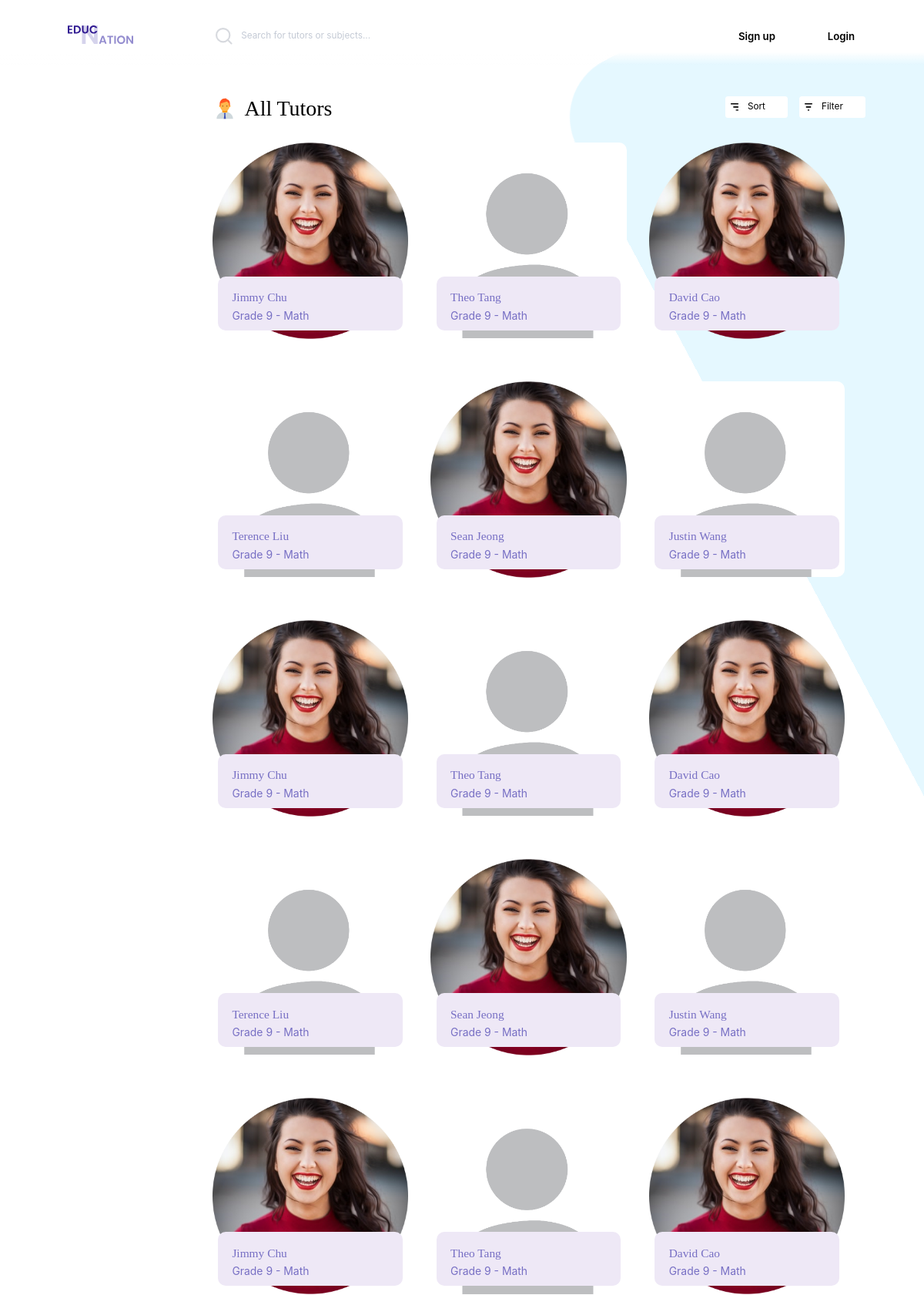
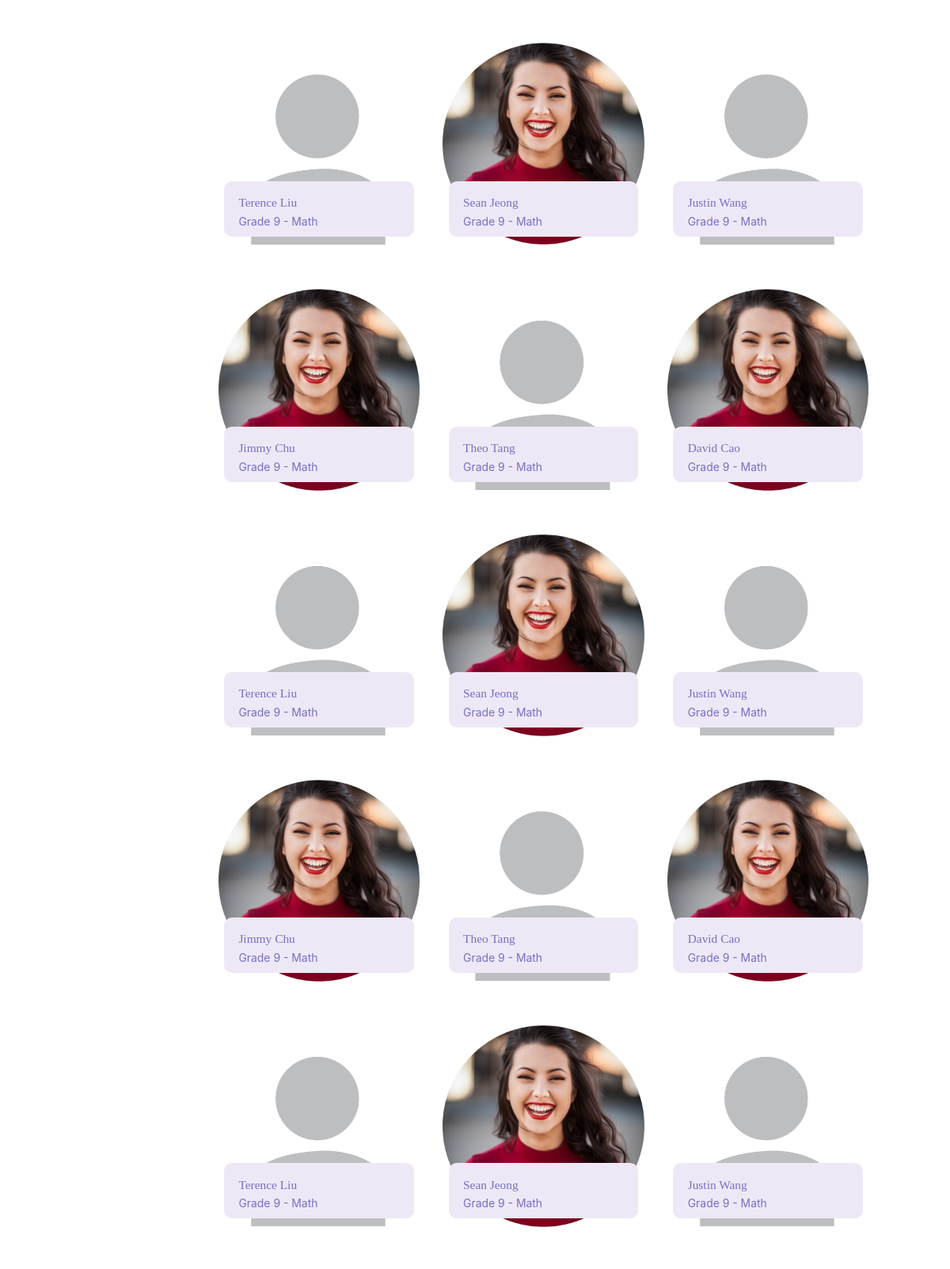
Screenshot of /tutors-listing.php (upper part) with the database file from the repository (2 pictures, top to bottom).
### tables this page shows
CREATE TABLE `tutor` (
  `tutor_id` int(11) NOT NULL,
  `balance` decimal(8,2) DEFAULT NULL,
  `bio` mediumtext DEFAULT NULL
);

CREATE TABLE `member` (
  `m_id` int(11) NOT NULL,
  `fname` char(30) DEFAULT NULL,
  `email` varchar(255) DEFAULT NULL,
  `password` char(128) DEFAULT NULL,
  `profile_address` varchar(260) DEFAULT NULL,
  `lname` char(30) DEFAULT NULL
);

### tutors-listing.php (the view, shortened to what this page needs)
<!DOCTYPE html>
<html lang="en" dir="ltr">
  <head>
    <link rel="stylesheet" href="css/normalize.css">
    <link rel="stylesheet" href="css/style.css">
    <link rel="stylesheet" href="css/fonts.css">
    <link rel="stylesheet" href="css/tutorListing.css">
    <link rel="stylesheet" href="https://code.jquery.com/ui/1.12.1/themes/base/jquery-ui.css">
  </head>
  <body>
    <div class="body-wrapper">
      <div class="top-nav">
        <div class="top-nav-item logo">
          <a href="index.php"><img src="img/Logo.svg" alt="Logo image"></a>
        </div>
        <div class="top-nav-item">
          <div class="searchbar">
              <button type="submit" name="search" aria-label="search-button"></button>
              <input type="search" name="search" aria-label="search" placeholder="Search for tutors or subjects...">
          </div>
        </div>
        <div class="top-nav-item account-section" id='not-login'>
          <div class="top-nav-item">
            <a href="sign-up.php">Sign up</a>
          </div>
          <div class="top-nav-item">
            <a href="login.php">Login</a>
          </div>
        </div>
      </div>
      <section class="tutor-list">
        <div class="list-title">
          <div class="list-title-item">
            <p class="title-with-icon heading-1 icon-tutors">All Tutors</p>
          </div>
          <div class="list-title-item">
            <div class="dropdown">
              <button class="dropbtn">
                <img src="img/Tutors_Sort.svg" alt="sort icon">
                Sort
              </button>
            </div>
            <div class="dropdown">
              <button class="dropbtn" id="adjust-filter">
                <img src="img/Tutors_Filter.svg" alt="filter icon">
                Filter
              </button>
            </div>
          </div>
        </div>
        <div class="list-contents">
          <div class="cards-wrapper">
            <?php
            $connection = mysqli_connect("localhost", "root", "", "terence_liu");
            $tutorList = mysqli_query($connection, "SELECT member.fname, member.lname, tutor.tutor_id, member.profile_address
                                                    FROM tutor INNER JOIN member ON tutor.tutor_id = member.m_id");
            while ($row = mysqli_fetch_array($tutorList))
            {
              $profileImage = $row['profile_address'];
              if ($profileImage == null) {
                $profileImage = "img/member/default.jpg";
              }
              $tutorfame = $row['fname'];
              $tutorlame = $row['lname'];
              $tutorID = $row['tutor_id'];
              $url = "tutor-detail.php";
              $query = parse_url($url, PHP_URL_QUERY);
              if ($query) {
                  $url .= "&tutor_id=" . $tutorID;
              } else {
                  $url .= "?tutor_id=" . $tutorID;
              }
              echo "<a href='$url' class='card-container'>";
              echo "<img src='$profileImage' alt='$tutorfame Profile Picture'>";
              echo "<div class='info-wrapper'>";
              echo "<div class='card-info'>";
              echo "<p class='heading-4'>$tutorfame $tutorlame</p>";
              echo "<p class='body-text tutor-spec'>Grade 9 - Math</p>";
              echo "</div>";
              echo "</div>";
              echo "</a>";
            }
             ?>
          </div>
        </div>
      </section>
    </div>
  </body>
</html>

### css/style.css (style rules this page uses)
* { box-sizing: border-box !important; font-size: 11pt; }
img { width: auto; max-width: 100%; height: auto; object-fit: cover; }
.heading-1 { font-family: Poppins; color: #000000; font-size: 1.9rem; margin-block-start: 0; }
.heading-4 { font-family: Poppins; color: #776FC4; font-size: 1.05rem; }
.body-text { font-family: SF Pro Display; color: #000000; font-size: .95rem; }
.body-wrapper { width: 100%; position: relative; }
.title-with-icon { padding-left: 1.5em; }
.top-nav { width: 100vw; height: auto; padding: 2.2em 6em 1.5em; display: -webkit-flex; display: -ms-flex; display: flex; justify-content: space-between; align-items: center; font-family: SF Pro Display; z-index: 99; position: fixed; background: linear-gradient(180deg, white 80%, rgba(0, 0, 0, 0)); }
.top-nav-item { flex: 1 1 auto; }
.top-nav>.logo { margin-right: 7em; }
.top-nav>.logo img { width: 5.8em; }
.searchbar { text-align: center; display: -webkit-flex; display: -ms-flex; display: flex; align-items: center; }
.searchbar input[type=search] { flex: 99 1 auto; padding: 0.5rem; font-size: .8rem; min-width: 12rem; border: none; border-bottom: 2px solid rgba(0, 0, 0, 0); transition-duration: .2s; transition-property: border-bottom; color: #C4CAD5; }
.searchbar ::placeholder { color: #C4CAD5; opacity: 1; }
.searchbar button { flex: 1 1 auto; width: 1.8em; height: 1.5em; background-color: rgba(0, 0, 0, 0); background-image: url("../img/Search.svg"); background-repeat: no-repeat; background-size: contain; border: none; opacity: 0.5; transition-duration: .5s; transition-property: opacity; }
.account-section { display: none; align-items: center; justify-content: space-between; }
.account-section.display { display: -webkit-flex; display: -ms-flex; display: flex; }
.account-section>.top-nav-item { margin-left: 4.5em; }
.account-section a { text-decoration: none; color: #000000; font-weight: 600; font-size: .9rem; transition-duration: .2s; transition-property: color; }
.icon-tutors { background-image: url("../img/Tutor.svg"); background-repeat: no-repeat; background-size: contain; height: auto; width: auto; }
.card-container { position: relative; width: 20em; transition-duration: .2s; transition-property: all; transition-timing-function: ease-in-out; }
.card-container img { width: 100%; }
.card-container img { border-radius: 10px; }
.info-wrapper { position: absolute; bottom: 1em; left: 0.5em; width: calc(100% - 1em); }
.card-info { background: #EEE8F6; display: flex; display: -webkit-flex; display: -ms-flex; flex-direction: column; padding: 1.25em .75em .75em 1.25em; border-radius: 10px; }
.card-info>p { margin: 0; flex: 99 1 auto; }
.tutor-spec { color: #776FC4; padding-top: 0.5em; }

### css/tutorListing.css (style rules this page uses)
html, body { overflow-x:hidden; }
.tutor-list { padding-left: 18.8em; padding-top: 8.5em; padding-right: 5em; }
.list-title { display: -webkit-flex; display: -ms-flex; display: flex; justify-content: space-between; align-items: flex-start; }
.list-title-item { flex: 1 1 auto; }
.list-title-item:last-child { display: -webkit-flex; display: -ms-flex; display: flex; justify-content: space-between; align-items: center; }
.dropdown { position: relative; flex: 1 1 auto; font-family: SF Pro Display; font-size: .8rem; }
.dropdown:last-child { margin-left: 1vw; }
.dropbtn { background-color: white; color: black; padding: .65em 2.5em ; border: none; cursor: pointer; border-radius: .3em; }
.dropbtn > img { position: absolute; left: 0; top: 50%; -ms-transform: translate(0, -50%); transform: translate(0, -50%); height: .7em; margin-left: .5em; }
.list-contents { display: -webkit-flex; display: -ms-flex; display: flex; }
.list-contents > div { flex: 1 1 auto; }
.cards-wrapper { display: -webkit-flex; display: -ms-flex; display: flex; flex-wrap: wrap; }
.cards-wrapper > .card-container { flex: 1 1 17em; margin-bottom: 3.5em; margin-right: 2em; }

### rows the page displays
tutor: tutor_id.profile_address (picture), tutor_id.fname "Jimmy", tutor_id.lname "Chu"
tutor: tutor_id.fname "Theo", tutor_id.lname "Tang"
tutor: tutor_id.profile_address (picture), tutor_id.fname "David", tutor_id.lname "Cao"
tutor: tutor_id.fname "Terence", tutor_id.lname "Liu"
tutor: tutor_id.profile_address (picture), tutor_id.fname "Sean", tutor_id.lname "Jeong"
tutor: tutor_id.fname "Justin", tutor_id.lname "Wang"
tutor: tutor_id.profile_address (picture), tutor_id.fname "Jimmy", tutor_id.lname "Chu"
tutor: tutor_id.fname "Theo", tutor_id.lname "Tang"
tutor: tutor_id.profile_address (picture), tutor_id.fname "David", tutor_id.lname "Cao"
tutor: tutor_id.fname "Terence", tutor_id.lname "Liu"
tutor: tutor_id.profile_address (picture), tutor_id.fname "Sean", tutor_id.lname "Jeong"
tutor: tutor_id.fname "Justin", tutor_id.lname "Wang"
tutor: tutor_id.profile_address (picture), tutor_id.fname "Jimmy", tutor_id.lname "Chu"
tutor: tutor_id.fname "Theo", tutor_id.lname "Tang"
tutor: tutor_id.profile_address (picture), tutor_id.fname "David", tutor_id.lname "Cao"
tutor: tutor_id.fname "Terence", tutor_id.lname "Liu"
tutor: tutor_id.profile_address (picture), tutor_id.fname "Sean", tutor_id.lname "Jeong"
tutor: tutor_id.fname "Justin", tutor_id.lname "Wang"
tutor: tutor_id.profile_address (picture), tutor_id.fname "Jimmy", tutor_id.lname "Chu"
tutor: tutor_id.fname "Theo", tutor_id.lname "Tang"
tutor: tutor_id.profile_address (picture), tutor_id.fname "David", tutor_id.lname "Cao"
tutor: tutor_id.fname "Terence", tutor_id.lname "Liu"
tutor: tutor_id.profile_address (picture), tutor_id.fname "Sean", tutor_id.lname "Jeong"
tutor: tutor_id.fname "Justin", tutor_id.lname "Wang"
tutor: tutor_id.profile_address (picture), tutor_id.fname "Jimmy", tutor_id.lname "Chu"
tutor: tutor_id.fname "Theo", tutor_id.lname "Tang"
tutor: tutor_id.profile_address (picture), tutor_id.fname "David", tutor_id.lname "Cao"
tutor: tutor_id.fname "Terence", tutor_id.lname "Liu"
tutor: tutor_id.profile_address (picture), tutor_id.fname "Sean", tutor_id.lname "Jeong"
tutor: tutor_id.fname "Justin", tutor_id.lname "Wang"
